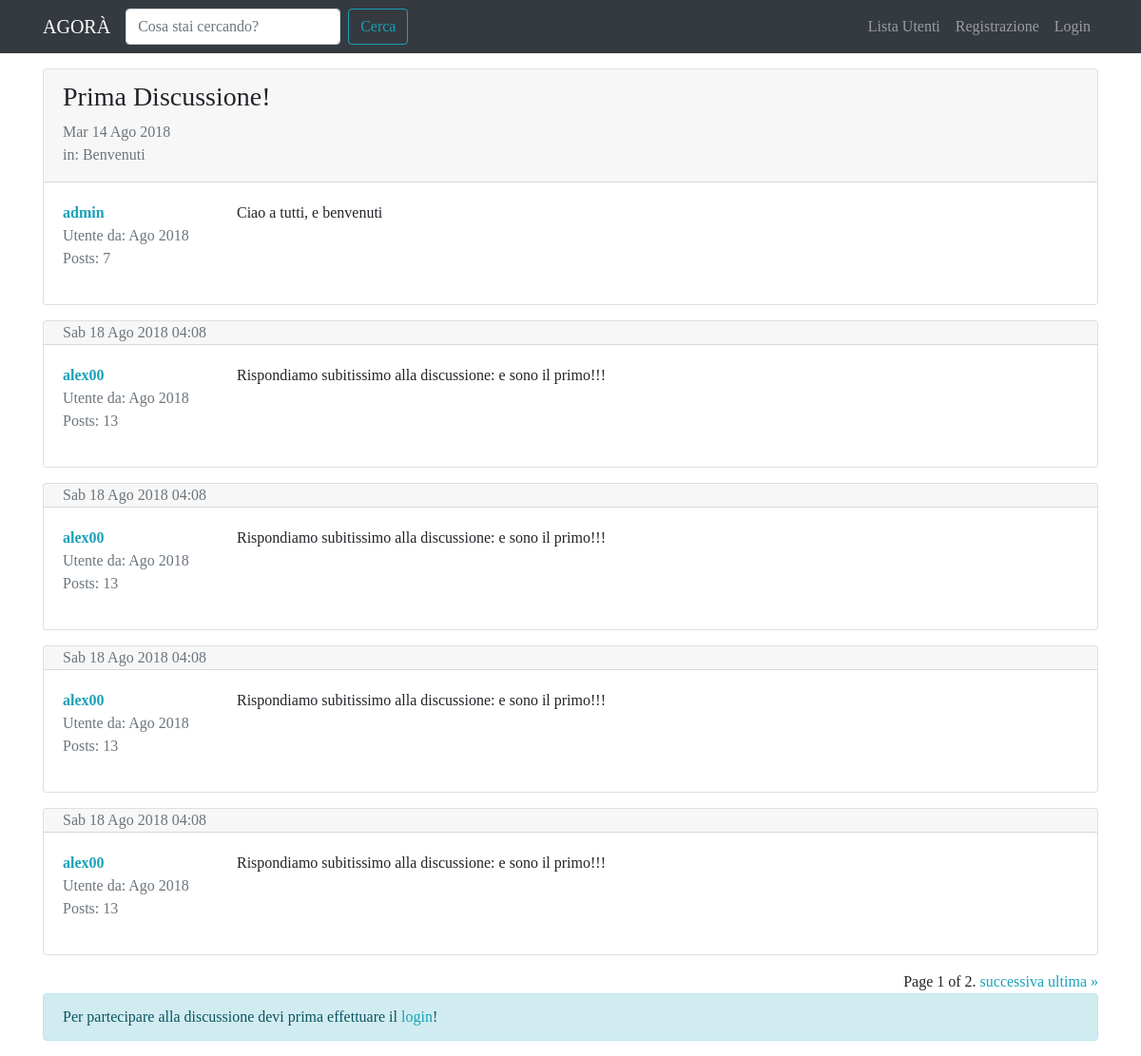
The page /forum/discussione/1/ on the database its author committed.
### forum/models.py (models this page shows, shortened)
class Discussione(models.Model):
    titolo = models.CharField(max_length=120)
    data_creazione = models.DateTimeField(auto_now_add=True)
    autore_discussione = models.ForeignKey(User, on_delete=models.CASCADE, related_name="discussioni")
    sezione_di_appartenenza = models.ForeignKey(Sezione, on_delete=models.CASCADE)
    class Meta:
        verbose_name = "discussione"
        verbose_name_plural = "discussioni"

class Post(models.Model):
    autore_post = models.ForeignKey(User, on_delete=models.CASCADE, related_name="posts")
    contenuto = models.TextField()
    data_creazione = models.DateTimeField(auto_now_add=True)
    discussione = models.ForeignKey(Discussione, on_delete=models.CASCADE)
    class Meta:
        verbose_name = "post"
        verbose_name_plural = "posts"

class Sezione(models.Model):
    nome_sezione = models.CharField(max_length = 80)
    descrizione = models.CharField(max_length = 150, blank=True, null=True)
    logo_sezione = models.ImageField(blank=True, null=True)
    def __str__(self):
        return self.nome_sezione
    class Meta:
        verbose_name = "sezione"
        verbose_name_plural = "sezioni"

### forum/views.py (the view)
# urls.py: path('discussione/<int:pk>/', views.visualizzaDiscussione, name="discussione_view"),
def visualizzaDiscussione(request, pk):
    discussione = get_object_or_404(Discussione, pk=pk)
    posts_discussione = Post.objects.filter(discussione=discussione)
    paginator = Paginator(posts_discussione, 5)
    page = request.GET.get("pagina")
    posts_page = paginator.get_page(page)
    form_risposta = PostModelForm
    context = {"discussione": discussione,
               "lista_posts": posts_page,
               "form_risposta": form_risposta }
    return render(request, "forum/singola_discussione.html", context)

### forum/templates/forum/singola_discussione.html (shortened to what this page needs)
{% extends 'base.html' %}
{% block content %}
    {% for post in lista_posts %}
    <div class="card my-3">
        {% if forloop.first and not "pagina" in request.get_full_path %}
            <div class="card-header pb-0">
                <h3>{{ discussione.titolo }}</h3>
                <p class="text-muted">{{ discussione.data_creazione|date:"D d M Y" }}
                <br>in: {{ discussione.sezione_di_appartenenza }}</p>
            </div>
        {% else %}
            <div class="card-header py-0">
                <p class="text-muted mb-0">{{ post.data_creazione|date:"D d M Y h:m"}}
                </p>
            </div>
        {% endif %}
        <div class="card-body">
            <div class="row">
                <div class="col-xl-2 col-4">
                    <p class="mb-0"><a href="{% url 'user_profile' username=post.autore_post.username %}"><strong>{{ post.autore_post }}</strong></a></p>
                    <p class="text-muted mb-0">Utente da: {{ post.autore_post.date_joined|date:"M Y" }}</p>
                    <p class="text-muted">Posts: {{ post.autore_post.posts.count }}</p>
                </div>
                <div class="col-xl-10 col-8">
                    <p class="my-0">{{ post.contenuto|linebreaks }}</p>
                </div>
            </div>
        </div>
    </div>
    {% endfor %}
    <div class="text-right">
    <span class="step-links">
        <span class="current">
            Page {{ lista_posts.number }} of {{ lista_posts.paginator.num_pages }}.
        </span>
        {% if lista_posts.has_next %}
            <a href="?pagina={{ lista_posts.next_page_number }}">successiva</a>
            <a href="?pagina={{ lista_posts.paginator.num_pages }}">ultima &raquo;</a>
        {% endif %}
    </span>
</div>
    {% if request.user.is_authenticated %}
        {% include 'forum/form_risposta.html' %}
    {% else %}
        <div class="alert alert-info" role="alert">
            Per partecipare alla discussione devi prima effettuare il
            <a href="{% url 'login' %}?next={{ request.get_full_path }}">login</a>!
        </div>
    {% endif %}
{% endblock content %}

### templates/base.html (shortened to what this page needs)
{% load static %}
<!doctype html>
<html lang="it">
    <head>
        <link rel="stylesheet" href="{% static 'css/bootstrap.min.css' %}">
        <link rel="stylesheet" href="{% static 'fonts/Slabo27px-Regular.ttf' %}" type="font/ttf">
        <link rel="stylesheet" href="{% static 'css/agora.css' %}">
        <link rel="stylesheet" href="{% static 'css/all.css' %}">
    </head>
    <body>
        <nav class="navbar navbar-expand-lg navbar-dark bg-dark">
            <div class="container">
                <a class="navbar-brand" href="/">AGORÀ</a>
                <div class="collapse navbar-collapse" id="navbarSupportedContent">
                    <form class="form-inline my-2 my-lg-0" action="{% url 'funzione_cerca' %}">
                        <input name="q" class="form-control mr-sm-2" type="search" placeholder="Cosa stai cercando?" aria-label="Search">
                        <button class="btn btn-outline-info my-2 my-sm-0" type="submit">Cerca</button>
                    </form>
                    <ul class="navbar-nav ml-auto">
                        <li class="nav-item">
                            <a class="nav-link" href="{% url 'user_list' %}">Lista Utenti <span class="sr-only">(current)</span></a>
                        </li>
                        {% if request.user.is_authenticated %}
                            <li class="nav-item dropdown">
                                <a class="nav-link dropdown-toggle" href="#" id="navbarDropdown" role="button" data-toggle="dropdown" aria-haspopup="true" aria-expanded="false">
                                    {{ request.user.username }}
                                </a>
                                <div class="dropdown-menu" aria-labelledby="navbarDropdown">
                                    <a class="dropdown-item" href="{% url 'user_profile' username=request.user.username %}">Profilo</a>
                                    <a class="dropdown-item" href="{% url 'password_change' %}">Aggiorna Password</a>
                                    <div class="dropdown-divider"></div>
                                    <a class="dropdown-item" href="{% url 'logout' %}">Esci</a>
                                </div>
                            </li>
                        {% else %}
                            <li class="nav-item">
                                <a class="nav-link" href="{% url 'registration_view' %}">Registrazione</a>
                            </li>
                            <li class="nav-item">
                                <a class="nav-link" href="{% url 'login' %}">Login</a>
                            </li>
                        {% endif %}
                    </ul>
                </div>
            </div>
        </nav>
        <div class="container">
            {% block content %}
            {% endblock content %}
        </div>
    </body>
</html>

### static-storage/css/agora.css (style rules this page uses)
body { font-family: 'Slabo 27px', serif; }
a, a:hover { color:#17a2b8 }

### rows shown on the page
Post: autore_post "admin", autore_post.date_joined "Ago 2018", autore_post.posts.count "7", contenuto "Ciao a tutti, e benvenuti"
Discussione: titolo "Prima Discussione!", data_creazione "Mar 14 Ago 2018", sezione_di_appartenenza "Benvenuti"
Post: data_creazione "Sab 18 Ago 2018 04:08", autore_post "alex00", autore_post.date_joined "Ago 2018", autore_post.posts.count "13", contenuto "Rispondiamo subitissimo alla discussione: e sono il primo!!!"
Post: data_creazione "Sab 18 Ago 2018 04:08", autore_post "alex00", autore_post.date_joined "Ago 2018", autore_post.posts.count "13", contenuto "Rispondiamo subitissimo alla discussione: e sono il primo!!!"
Post: data_creazione "Sab 18 Ago 2018 04:08", autore_post "alex00", autore_post.date_joined "Ago 2018", autore_post.posts.count "13", contenuto "Rispondiamo subitissimo alla discussione: e sono il primo!!!"
Post: data_creazione "Sab 18 Ago 2018 04:08", autore_post "alex00", autore_post.date_joined "Ago 2018", autore_post.posts.count "13", contenuto "Rispondiamo subitissimo alla discussione: e sono il primo!!!"

### other values the page prints
{{ lista_posts.number }} "1"
{{ lista_posts.paginator.num_pages }} "2"
